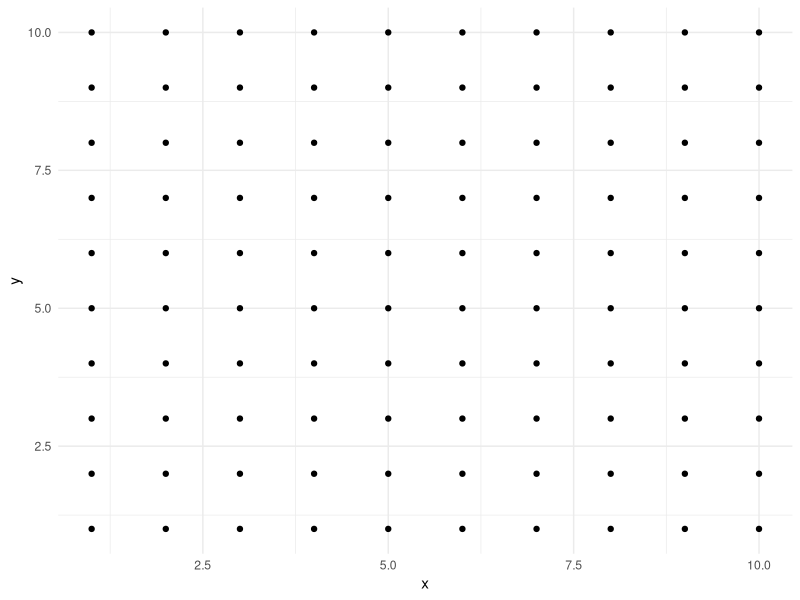
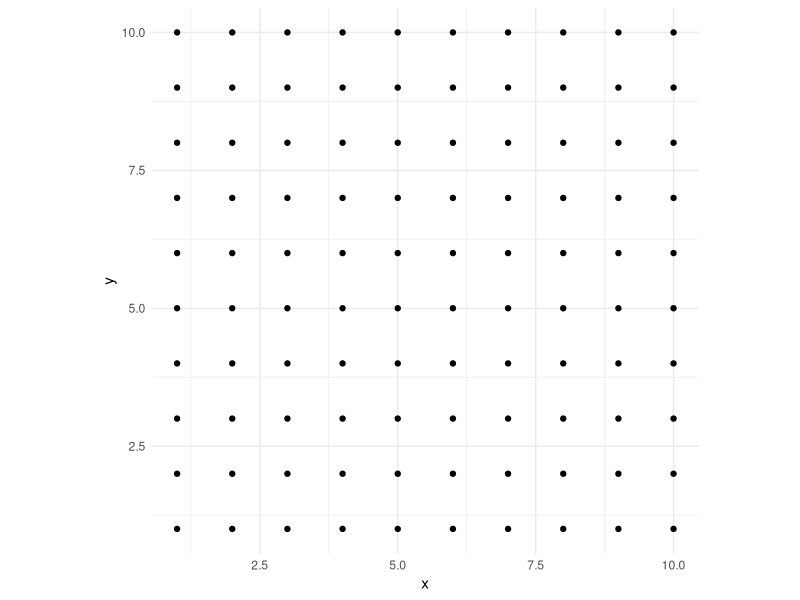
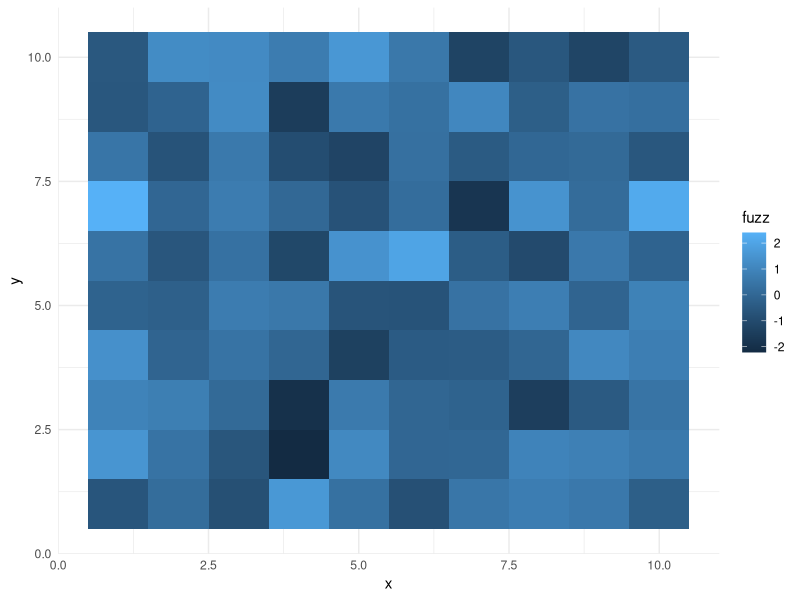
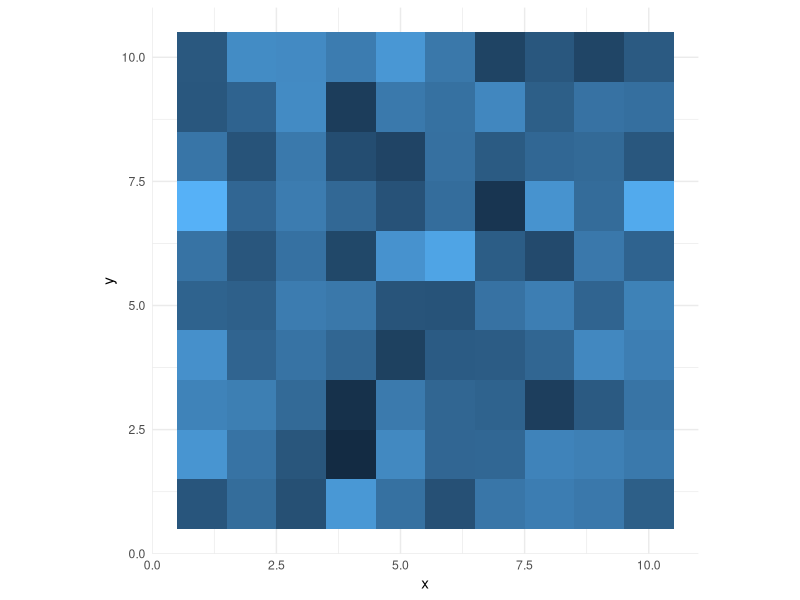
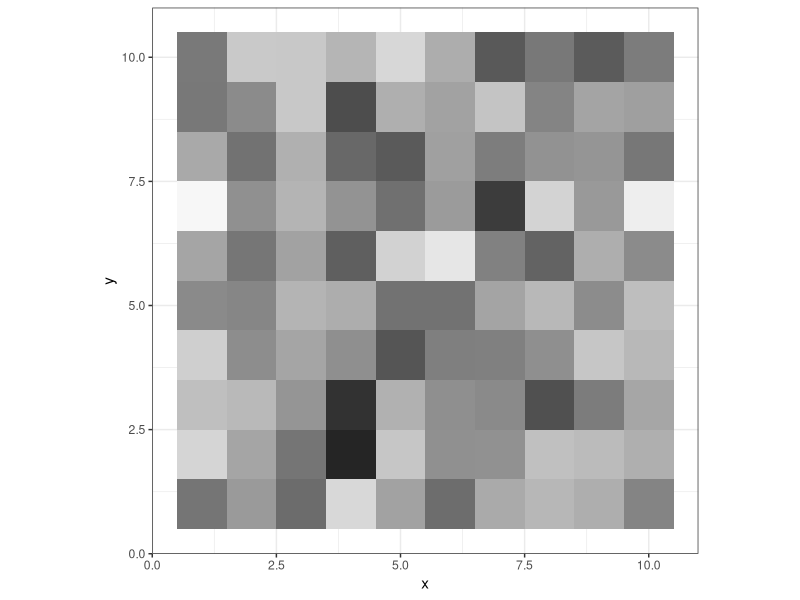
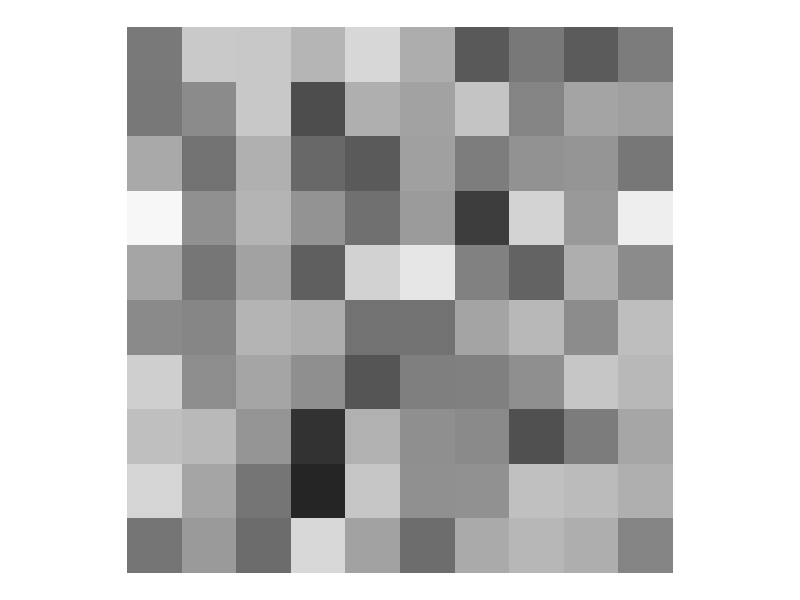
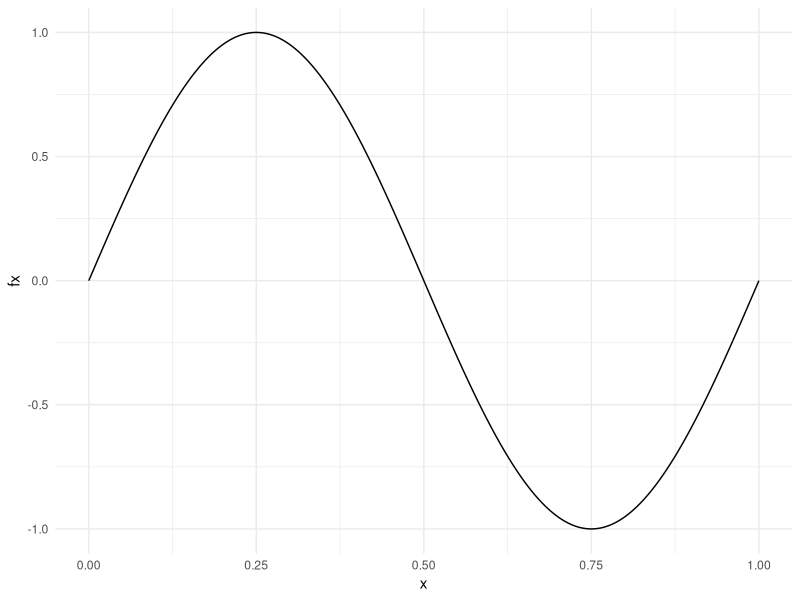
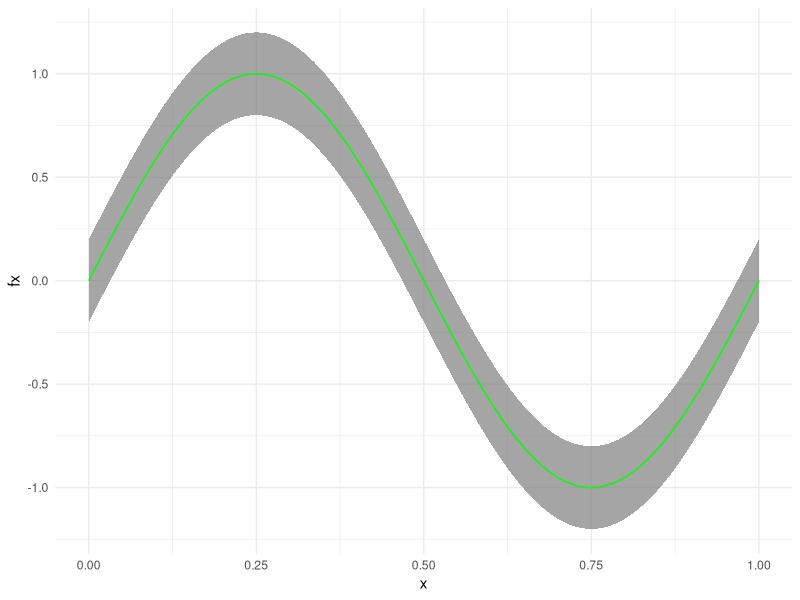

The R source for these figures, in order:
## ---- chunk 1
knitr::opts_chunk$set(echo = TRUE, fig.height = 3, fig.align='center')
## ---- chunk 2
library("tidyverse")

# Calling the data frame df
df <- expand.grid("x" = 1:10, "y" = 1:10) 
ggplot(df, aes(x, y)) +
  geom_point() +
  theme_minimal()
## ---- chunk 3
ggplot(df, aes(x, y)) +
  geom_point() +
  theme_minimal() +
  coord_equal()
## ---- chunk 4
set.seed(1)
fuzz <- rnorm(nrow(df))
ggplot(df, aes(x, y, fill = fuzz)) +
  theme_minimal() +
  geom_tile() # looks better than geom_bin2d
## ---- chunk 5
set.seed(1)
fuzz <- rnorm(nrow(df))
ggplot(df, aes(x, y, fill = fuzz)) +
  theme_minimal() +
  geom_tile() +
  theme(legend.position = "none") +
  coord_equal()
## ---- chunk 6
set.seed(1)
fuzz <- rnorm(nrow(df))
ggplot(df, aes(x, y, fill = fuzz)) +
  theme_bw() +
  geom_tile() +
  coord_equal() +
  theme(legend.position = "none") +
  scale_fill_distiller(palette = "Greys")
## ---- chunk 7
set.seed(1)
fuzz <- rnorm(nrow(df))
ggplot(df, aes(x, y, fill = fuzz)) +
  geom_tile() +
  coord_equal() +
  scale_fill_distiller(palette = "Greys") +
  ylab(NULL) +
  xlab(NULL) +
  theme_void() +
  theme(legend.position = "none")
## ---- chunk 8
x <- seq(0, 1, 1e-4)
fx <- sin(2*pi*x)
sine <- data.frame("x" = x, "y" = fx)
ggplot(sine, aes(x, fx)) +
  theme_minimal() +
  geom_line()
## ---- chunk 9
x <- seq(0, 1, 1e-4)
fx <- sin(2*pi*x)
sine <- data.frame("x" = x, "y" = fx)

# Guess the width of the shaded grey region
width <- .2

ggplot(sine, aes(x, fx)) +
  theme_minimal() +
  geom_ribbon(aes(ymin = fx - width, ymax = fx + width), fill = "grey50", alpha = 0.7) +
  geom_line(color = "green")
## ---- chunk 10
# Calculating the coordinates equally spaced
x <- c()
y <- c()

for (i in 0:10) {
  x <- c(x, cos(i * pi/5))
  y <- c(y, sin(i * pi/5))
}

decagon <- data.frame(x, y)
ggplot(decagon, aes(x, y)) +
  geom_point() +
  geom_path() +
  theme_minimal()

## ---- chunk 11
set.seed(1)
df <- data.frame(x = rnorm(1e3, mean = 3, sd = 2))
ggplot(df, aes(x)) +
  geom_density() +
  stat_function(fun = dnorm, args = list(mean = 3, sd = 2), color = "red") +
  geom_vline(xintercept = 8, color = "red", linetype = "twodash", size = 1) +
  theme_minimal()
## ---- chunk 12
A <- matrix(c(
  -1, 3, 1,
  -7, 9, 1,
  -2, 3, 4),
  nrow = 3, byrow = TRUE)

r <- eigen(A)

# V
(V <- r$vector)

# Eigenvalues
(lam <- r$values)

# Diagonal matrix Lambda
Lambda <- diag(lam, nrow = 3, ncol = 3)

# Verification
V %*% Lambda %*% solve(V)
## ---- chunk 13
A <- matrix(c(
  10, 2, -6,
  2, 7, 0,
  -6, 0, 2),
  nrow = 3, byrow = TRUE)

r <- eigen(A)

# Eigenvectors
(V <- r$vector)

# Eigenvalues
(lam <- r$values)

# Diagonal matrix Lambda
Lambda <- diag(lam, nrow = 3, ncol = 3)

# V is orthogonal
zapsmall(crossprod(V))

# Verification
zapsmall(V %*% Lambda %*% t(V))
## ---- chunk 14
A <- matrix(c(
  1, 5, 6,
  2, 6, 8,
  3, 7, 10,
  4, 8, 12),
  nrow = 4, byrow = TRUE)

s <- svd(A, nu = 4)

# U 4x4 matrix
s$u

# s$u is orthogonal
zapsmall(s$u %*% t(s$u))

# V 3x3 matrix
s$v

# s$v is orthogonal
zapsmall(s$v %*% t(s$v))

# 4x3 matrix Sigma, including the zero entries
(D <- diag(s$d, nrow = dim(s$u)[1], ncol = dim(s$v)[2]))

# Verification
zapsmall(s$u %*% D %*% t(s$v))
## ---- chunk 15
(A <- matrix(1:4, nrow = 2)) # A is invertible

(elu <- Matrix::expand(Matrix::lu(A)))

# Verification
with(elu, P %*% L %*% U)
## ---- chunk 16
A <- matrix(c(
  4, 2, 1,
  2, 4, 2,
  1, 2, 4),
  nrow = 3, byrow = TRUE)

# A is a square 3x3 matrix, and
# A is a symmetric matrix positive definite matrix since
# the entries are positive and a_{ij} = a_{ji} for all i and j
# so A satisfies the conditions for the Cholesky decomposition

(U <- chol(A))

# Verification
crossprod(U)
## ---- chunk 17
A <- matrix(c(
  1, 3, 2,
  3, 0, 0,
  0, 1, 3,
  0, 1, 0),
  nrow = 4, byrow = TRUE)

# U
(U <- qr.R(qr(A)))

# Q (R)
(Q <- qr.Q(qr(A)))

# Q is orthogonal 
zapsmall(crossprod(Q))

# Verification
zapsmall(Q %*% U)
